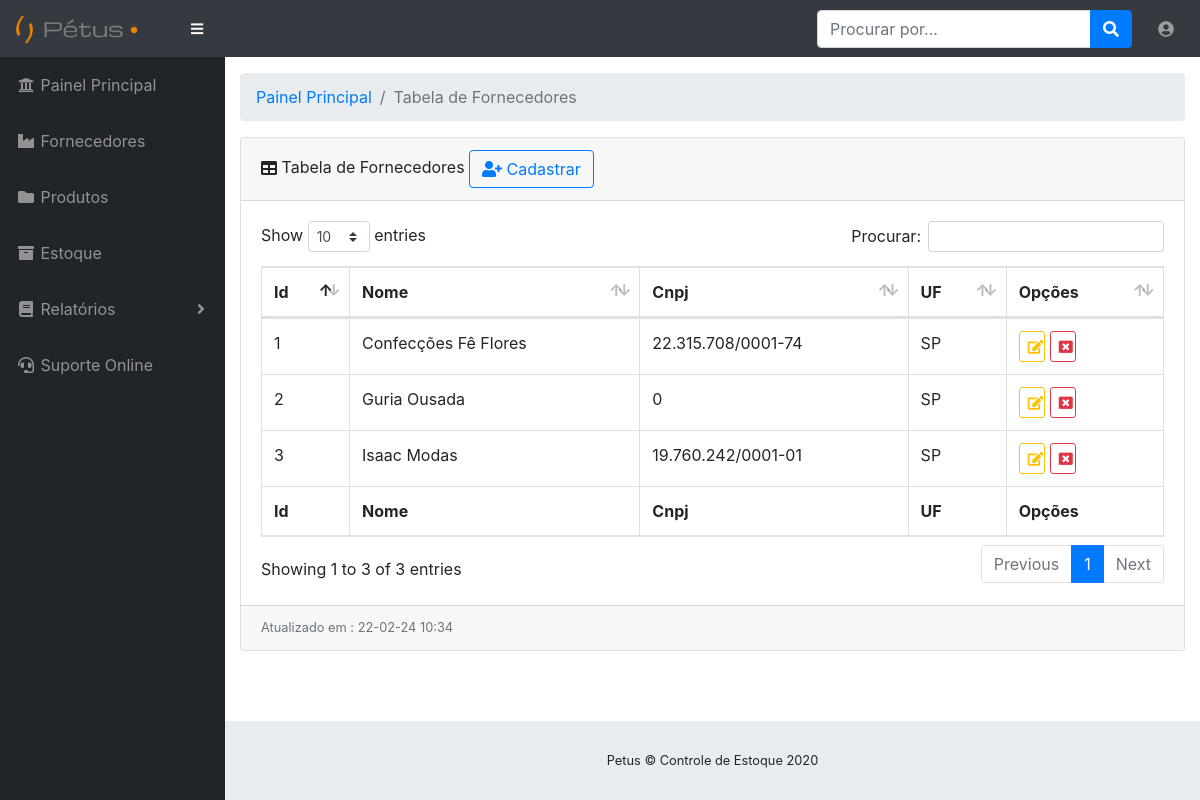
The app's page /view/lista_fornecedores.php (signed in) with its own data.
### tables this page shows
CREATE TABLE `fornecedores` (
  `id` int(11) NOT NULL,
  `nome` varchar(100) DEFAULT NULL,
  `cnpj` varchar(50) DEFAULT NULL,
  `uf` varchar(3) DEFAULT NULL,
  `tipo_estabelecimento` varchar(50) DEFAULT NULL
);

### view/lista_fornecedores.php (the view, shortened to what this page needs)
<?php
require "../dao/conexao.php";
$sql_lista_fornec = "SELECT * FROM fornecedores";
$result_lista_fornec = mysqli_query($conexao, $sql_lista_fornec);
?>
<!DOCTYPE html>
<html lang="en">
<head>
  <link href="../vendor/fontawesome-free/css/all.min.css" rel="stylesheet" type="text/css">
  <link href="../vendor/datatables/dataTables.bootstrap4.css" rel="stylesheet">
  <link href="../css/sb-admin.css" rel="stylesheet">
</head>
<body id="page-top">
  <?php
  include_once "nav.php";
  ?>
  <div id="wrapper">
    <?php
    include_once "menu.php";
    ?>
    <div id="content-wrapper">
      <div class="container-fluid">
        <ol class="breadcrumb">
          <li class="breadcrumb-item">
            <a href="painel.php">Painel Principal</a>
          </li>
          <li class="breadcrumb-item active">Tabela de Fornecedores</li>
        </ol>
        <div class="card mb-3">
          <div class="card-header">
            <i class="fas fa-table"></i>
            Tabela de Fornecedores
            <button style="" type="button" data-toggle="modal" data-target="#modal_cadastrar_fornecedor" class="btn btn-outline-primary fixed-right"> <i class="fa fa-user-plus" aria-hidden="true"></i> Cadastrar</button>
            </div>
          <div class="card-body">
            <div class="table-responsive">
              <table class="table table-bordered" id="dataTable" width="100%" cellspacing="0">
                <thead>
                  <tr>
                    <th>Id</th>
                    <th>Nome</th>
                    <th>Cnpj</th>
                    <th>UF</th>
                    <th>Opções</th>
                  </tr>
                </thead>
                <tfoot>
                  <tr>
                    <th>Id</th>
                    <th>Nome</th>
                    <th>Cnpj</th>
                    <th>UF</th>
                    <th>Opções</th>
                  </tr>
                </tfoot>
                <tbody>
                  <?php while ($dados_lista_fornec = mysqli_fetch_array($result_lista_fornec)) {
                    echo "<tr>";
                    echo "<td> " . $dados_lista_fornec['id'] . "</td>";
                    echo "<td> " . $dados_lista_fornec['nome'] . "</td>";
                    echo "<td> " . $dados_lista_fornec['cnpj'] . "</td>";
                    echo "<td> " . $dados_lista_fornec['uf'] . "</td>";
                    echo "<td> " . "<a href='select_alterar_fornecedor.php?id=".$dados_lista_fornec['id']."'
                    type='button' class='btn btn-outline-warning btn-sm 'data-toggle='tooltip' data-placement=
                    'top' title='Alterar' style='width:20%;'><i class='fa fa-edit' aria-hidden='true'></i></a>"."
                     "."<a href='' type='button' class='btn btn-outline-danger btn-sm' data-toggle='tooltip' data-placement='top' title='Excluir' style='width:20%;'><i class='fa fa-window-close' aria-hidden='true'></i></a>"."</td>";
                    echo "</tr>";
                  }
                  ?>
                </tbody>
              </table>
            </div>
          </div>
          <div class="card-footer small text-muted"> Atualizado em :
            <?php date_default_timezone_set('America/Sao_Paulo');
            $date = date('d-m-y H:i');
            echo $date; ?>
          </div>
        </div
      </div>
    </div>
    <footer class="sticky-footer">
      <div class="container my-auto">
        <div class="copyright text-center my-auto">
          <span>Petus © Controle de Estoque 2020</span>
        </div>
      </div>
    </footer>
  </div>
  </div>
</body>
</html>

### records on screen
fornecedores: id "1", nome "Confecções Fê Flores", cnpj "22.315.708/0001-74", uf "SP"
fornecedores: id "2", nome "Guria Ousada", cnpj "0", uf "SP"
fornecedores: id "3", nome "Isaac Modas", cnpj "19.760.242/0001-01", uf "SP"
